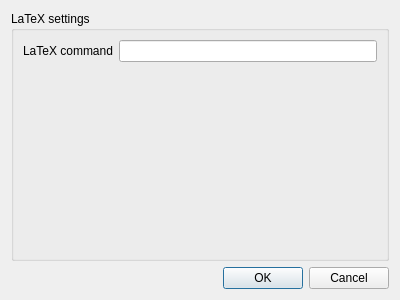
<?xml version="1.0" encoding="UTF-8"?>
<ui version="4.0">
 <class>Settings</class>
 <widget class="QDialog" name="Settings">
  <property name="geometry">
   <rect>
    <x>0</x>
    <y>0</y>
    <width>400</width>
    <height>300</height>
   </rect>
  </property>
  <property name="windowTitle">
   <string>Settings</string>
  </property>
  <layout class="QVBoxLayout" name="verticalLayout">
   <item>
    <layout class="QVBoxLayout" name="verticalLayout_2">
     <item>
      <widget class="QGroupBox" name="groupBoxLatexSettings">
       <property name="title">
        <string>LaTeX settings</string>
       </property>
       <layout class="QFormLayout" name="formLayout_4">
        <property name="fieldGrowthPolicy">
         <enum>QFormLayout::AllNonFixedFieldsGrow</enum>
        </property>
        <item row="0" column="0">
         <widget class="QLabel" name="labelLatexCommand">
          <property name="text">
           <string>LaTeX command</string>
          </property>
         </widget>
        </item>
        <item row="0" column="1">
         <widget class="QLineEdit" name="inputLatexCommand">
          <property name="text">
           <string/>
          </property>
         </widget>
        </item>
       </layout>
      </widget>
     </item>
    </layout>
   </item>
   <item>
    <widget class="QDialogButtonBox" name="buttonBox">
     <property name="orientation">
      <enum>Qt::Horizontal</enum>
     </property>
     <property name="standardButtons">
      <set>QDialogButtonBox::Cancel|QDialogButtonBox::Ok</set>
     </property>
    </widget>
   </item>
  </layout>
 </widget>
 <resources/>
 <connections>
  <connection>
   <sender>buttonBox</sender>
   <signal>accepted()</signal>
   <receiver>Settings</receiver>
   <slot>accept()</slot>
   <hints>
    <hint type="sourcelabel">
     <x>248</x>
     <y>254</y>
    </hint>
    <hint type="destinationlabel">
     <x>157</x>
     <y>274</y>
    </hint>
   </hints>
  </connection>
  <connection>
   <sender>buttonBox</sender>
   <signal>rejected()</signal>
   <receiver>Settings</receiver>
   <slot>reject()</slot>
   <hints>
    <hint type="sourcelabel">
     <x>316</x>
     <y>260</y>
    </hint>
    <hint type="destinationlabel">
     <x>286</x>
     <y>274</y>
    </hint>
   </hints>
  </connection>
 </connections>
</ui>
